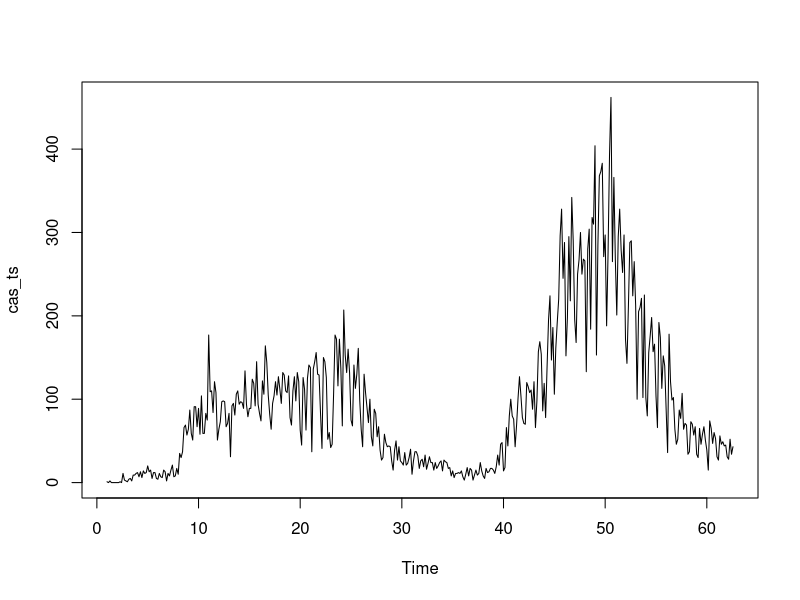
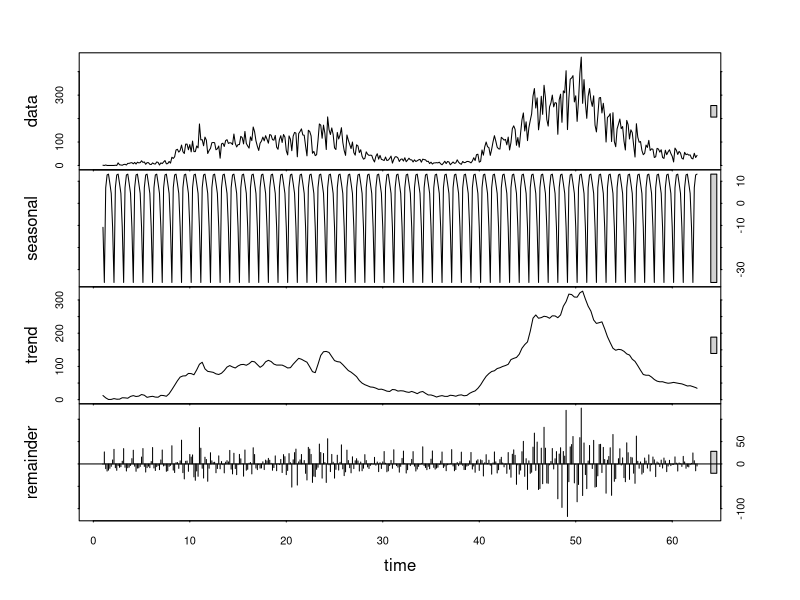
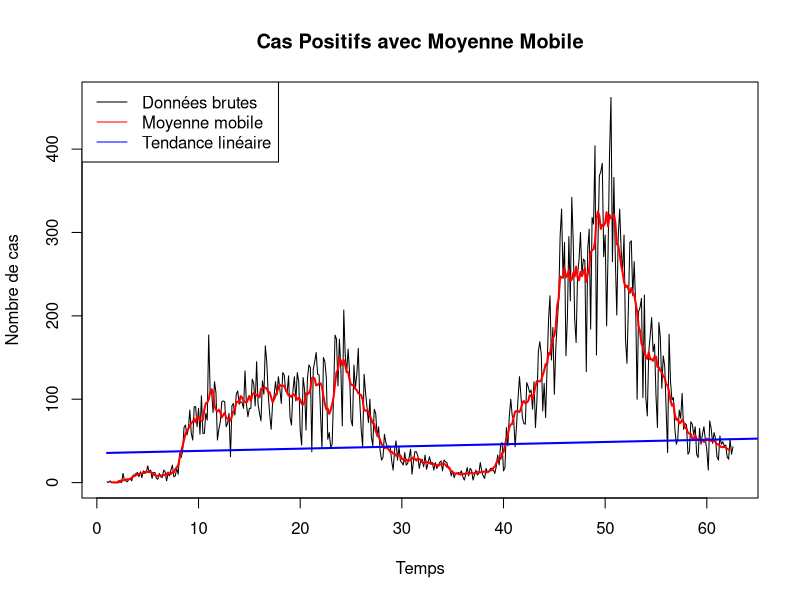
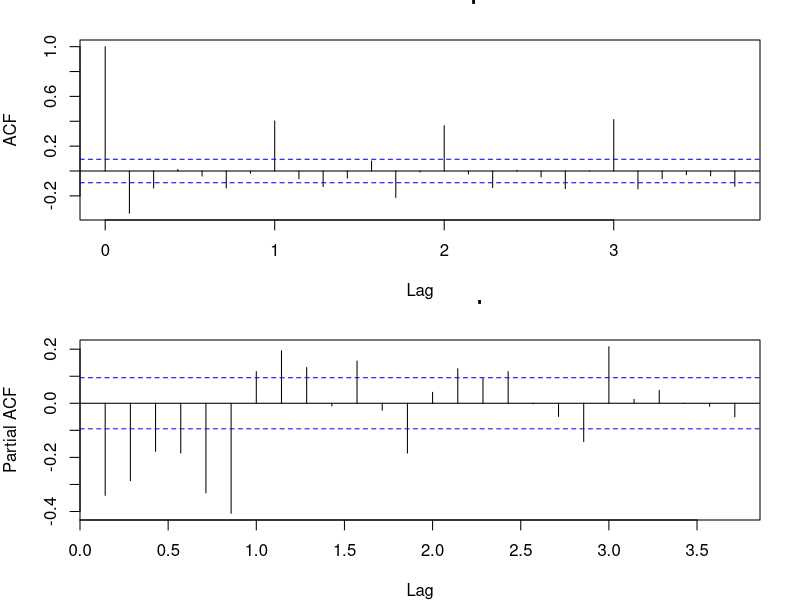
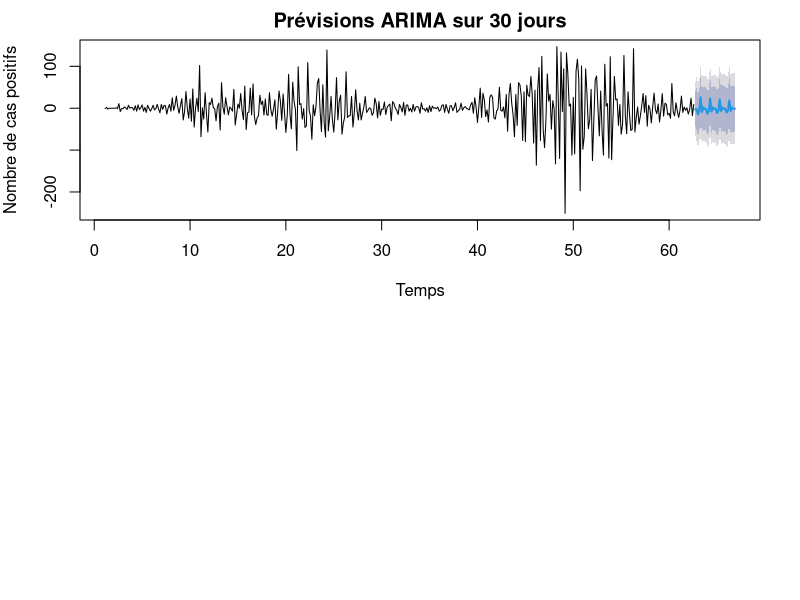
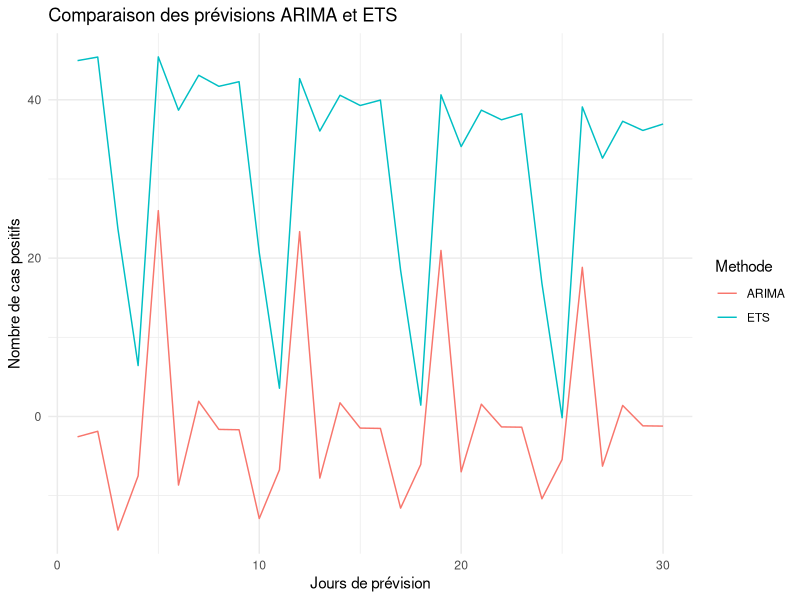

The R source for these figures, in order:
## ---- chunk 1
#| warning: false
#| message: false

# Import des packages nécessaires
library(forecast)
library(ggplot2)
library(tseries)
library(tidyr)

# Import des données
data <- read.csv("base_covid19.csv", header=TRUE, sep=";")

# Création de la série temporelle
cas_ts <- ts(data$CasPositif, frequency=7)

# Visualisation de la serie

plot(cas_ts)
## ---- chunk 2
#| warning: false
#| message: false
# Décomposer la série avec une saisonnalité hebdomadaire (fréquence =7)

decomposition <- stl(cas_ts, s.window="periodic")
plot(decomposition)
## ---- chunk 3
#| warning: false
#| message: false

# Calcul de la moyenne mobile
mm_7 <- ma(cas_ts, order=7)

# Visualisation avec moyenne mobile
plot(cas_ts, main="Cas Positifs avec Moyenne Mobile", 
     ylab="Nombre de cas", xlab="Temps")
lines(mm_7, col="red", lwd=2)

# Ajout de la tendance linéaire
temps <- 1:length(cas_ts)
modele_lineaire <- lm(as.vector(cas_ts) ~ temps)
lines(temps, predict(modele_lineaire), col="blue", lwd=2)
legend("topleft", legend=c("Données brutes", "Moyenne mobile", "Tendance linéaire"), 
       col=c("black", "red", "blue"), lty=1)
## ---- chunk 4
#| warning: false
#| message: false
# Test sur série originale
adf_test <- adf.test(cas_ts)
print("Test ADF sur série originale :")
print(adf_test)

# Test sur série différenciée
cas_diff <- diff(cas_ts)
adf_test_diff <- adf.test(cas_diff)
print("Test ADF sur série différenciée :")
print(adf_test_diff)
## ---- chunk 5
#| warning: false
#| message: false

par(mfrow=c(2,1))
par(mar=c(4,4,2,2))
acf(cas_diff, main="ACF des différences premières")
pacf(cas_diff, main="PACF des différences premières")
## ---- chunk 6
#| warning: false
#| message: false
modele_auto <- auto.arima(cas_diff, seasonal=TRUE)
summary(modele_auto)
## ---- chunk 7
#| warning: false
#| message: false

# Prévisions ARIMA
prev_arima <- forecast(modele_auto, h=30)
plot(prev_arima, main="Prévisions ARIMA sur 30 jours",
     xlab="Temps", ylab="Nombre de cas positifs")
## ---- chunk 8
#| warning: false
#| message: false

# Modèle ETS
modele_ets <- ets(cas_ts)
prev_ets <- forecast(modele_ets, h=30)

# Préparation des données pour la comparaison
df_comparaison <- data.frame(
    Date = 1:30,
    ARIMA = as.numeric(prev_arima$mean),
    ETS = as.numeric(prev_ets$mean)
)

df_long <- pivot_longer(df_comparaison, 
                       cols = c("ARIMA", "ETS"),
                       names_to = "Methode", 
                       values_to = "Prevision")

# Visualisation comparative
ggplot(df_long, aes(x = Date, y = Prevision, color = Methode)) +
    geom_line() +
    labs(title = "Comparaison des prévisions ARIMA et ETS",
         x = "Jours de prévision",
         y = "Nombre de cas positifs") +
    theme_minimal()
## ---- chunk 9
#| warning: false
#| message: false
print("Précision du modèle ARIMA :")
accuracy(prev_arima)

print("Précision du modèle ETS :")
accuracy(prev_ets)
